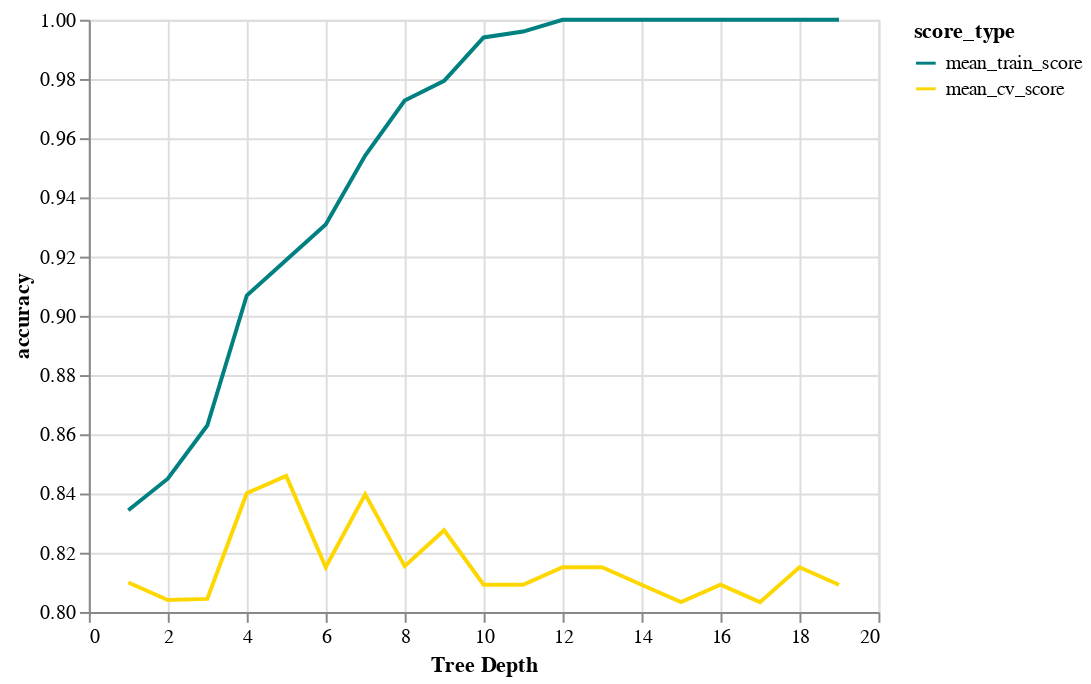

Write notebook code for a chart like this one.
### Code cell
chart1.encode(alt.Y('accuracy:Q', scale=alt.Scale(zero=False)))

### Figure 1 — Vega-Lite specification as saved in the notebook (floating-point values rounded to 4 significant figures)
{"config": {"view": {"continuousWidth": 400, "continuousHeight": 300}}, "data": {"name": "data-2b388e023eafa195973d6140df2b1062"}, "mark": "line", "encoding": {"color": {"type": "nominal", "field": "score_type", "scale": {"domain": ["mean_train_score", "mean_cv_score"], "range": ["teal", "gold"]}}, "x": {"type": "quantitative", "axis": {"title": "Tree Depth"}, "field": "depth"}, "y": {"type": "quantitative", "field": "accuracy", "scale": {"zero": false}}}, "$schema": "https://vega.github.io/schema/vega-lite/v4.8.1.json", "datasets": {"data-2b388e023eafa195973d6140df2b1062": [{"depth": 1, "score_type": "mean_train_score", "accuracy": 0.8343}, {"depth": 2, "score_type": "mean_train_score", "accuracy": 0.845}, {"depth": 3, "score_type": "mean_train_score", "accuracy": 0.863}, {"depth": 4, "score_type": "mean_train_score", "accuracy": 0.9069}, {"depth": 5, "score_type": "mean_train_score", "accuracy": 0.9188}, {"depth": 6, "score_type": "mean_train_score", "accuracy": 0.9308}, {"depth": 7, "score_type": "mean_train_score", "accuracy": 0.9541}, {"depth": 8, "score_type": "mean_train_score", "accuracy": 0.9727}, {"depth": 9, "score_type": "mean_train_score", "accuracy": 0.9794}, {"depth": 10, "score_type": "mean_train_score", "accuracy": 0.994}, {"depth": 11, "score_type": "mean_train_score", "accuracy": 0.996}, {"depth": 12, "score_type": "mean_train_score", "accuracy": 1.0}, {"depth": 13, "score_type": "mean_train_score", "accuracy": 1.0}, {"depth": 14, "score_type": "mean_train_score", "accuracy": 1.0}, {"depth": 15, "score_type": "mean_train_score", "accuracy": 1.0}, {"depth": 16, "score_type": "mean_train_score", "accuracy": 1.0}, {"depth": 17, "score_type": "mean_train_score", "accuracy": 1.0}, {"depth": 18, "score_type": "mean_train_score", "accuracy": 1.0}, {"depth": 19, "score_type": "mean_train_score", "accuracy": 1.0}, {"depth": 1, "score_type": "mean_cv_score", "accuracy": 0.8099}, {"depth": 2, "score_type": "mean_cv_score", "accuracy": 0.804}, {"depth": 3, "score_type": "mean_cv_score", "accuracy": 0.8044}, {"depth": 4, "score_type": "mean_cv_score", "accuracy": 0.8401}, {"depth": 5, "score_type": "mean_cv_score", "accuracy": 0.846}, {"depth": 6, "score_type": "mean_cv_score", "accuracy": 0.8151}, {"depth": 7, "score_type": "mean_cv_score", "accuracy": 0.8397}, {"depth": 8, "score_type": "mean_cv_score", "accuracy": 0.8154}, {"depth": 9, "score_type": "mean_cv_score", "accuracy": 0.8276}, {"depth": 10, "score_type": "mean_cv_score", "accuracy": 0.8092}, {"depth": 11, "score_type": "mean_cv_score", "accuracy": 0.8092}, {"depth": 12, "score_type": "mean_cv_score", "accuracy": 0.8151}, {"depth": 13, "score_type": "mean_cv_score", "accuracy": 0.8151}, {"depth": 14, "score_type": "mean_cv_score", "accuracy": 0.8092}, {"depth": 15, "score_type": "mean_cv_score", "accuracy": 0.8033}, {"depth": 16, "score_type": "mean_cv_score", "accuracy": 0.8092}, {"depth": 17, "score_type": "mean_cv_score", "accuracy": 0.8033}, {"depth": 18, "score_type": "mean_cv_score", "accuracy": 0.8151}, {"depth": 19, "score_type": "mean_cv_score", "accuracy": 0.8092}]}}
